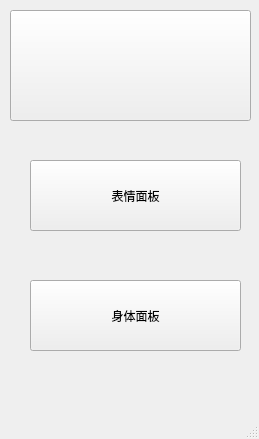
<?xml version="1.0" encoding="UTF-8"?>
<ui version="4.0">
 <class>HIGH_facial_rig_ui</class>
 <widget class="QMainWindow" name="HIGH_facial_rig_ui">
  <property name="geometry">
   <rect>
    <x>0</x>
    <y>0</y>
    <width>259</width>
    <height>439</height>
   </rect>
  </property>
  <property name="windowTitle">
   <string>North_renderTools</string>
  </property>
  <property name="styleSheet">
   <string notr="true"/>
  </property>
  <widget class="QWidget" name="centralwidget">
   <widget class="QPushButton" name="pic_button">
    <property name="geometry">
     <rect>
      <x>10</x>
      <y>10</y>
      <width>241</width>
      <height>111</height>
     </rect>
    </property>
    <property name="text">
     <string/>
    </property>
    <property name="icon">
     <iconset>
      <normaloff>Z:/Resource/Support/Python/2.6-x64/Lib/site-packages/idmt/maya/norch/QT/icon/20130731185241_MYRj2_thumb_600_0.bmp</normaloff>Z:/Resource/Support/Python/2.6-x64/Lib/site-packages/idmt/maya/norch/QT/icon/20130731185241_MYRj2_thumb_600_0.bmp</iconset>
    </property>
    <property name="iconSize">
     <size>
      <width>1136</width>
      <height>471</height>
     </size>
    </property>
    <property name="shortcut">
     <string/>
    </property>
   </widget>
   <widget class="QPushButton" name="pushButton">
    <property name="geometry">
     <rect>
      <x>30</x>
      <y>160</y>
      <width>211</width>
      <height>71</height>
     </rect>
    </property>
    <property name="text">
     <string>表情面板</string>
    </property>
   </widget>
   <widget class="QPushButton" name="pushButton_2">
    <property name="geometry">
     <rect>
      <x>30</x>
      <y>280</y>
      <width>211</width>
      <height>71</height>
     </rect>
    </property>
    <property name="text">
     <string>身体面板</string>
    </property>
   </widget>
  </widget>
  <widget class="QMenuBar" name="menubar">
   <property name="geometry">
    <rect>
     <x>0</x>
     <y>0</y>
     <width>259</width>
     <height>21</height>
    </rect>
   </property>
  </widget>
  <widget class="QStatusBar" name="statusbar"/>
 </widget>
 <resources/>
 <connections/>
</ui>
